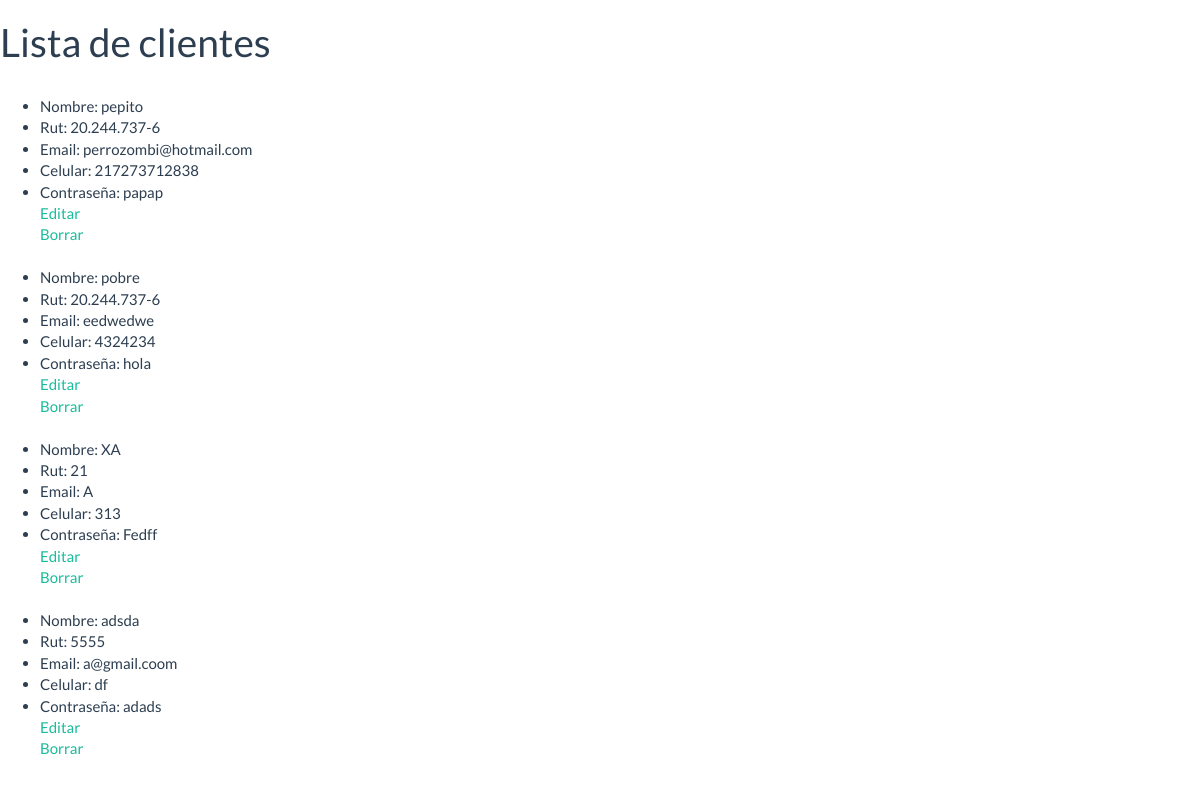
/listar_clientes, run on the app's committed database.
### app/models.py (models this page shows, shortened)
class Cliente(models.Model):
    nombre = models.CharField(max_length=30)
    rut = models.CharField(max_length=12)
    email = models.EmailField(max_length=50)
    celular = models.CharField(max_length=12)
    contraseña = models.CharField(max_length=20)
    class Meta:
        permissions = (
            ('administrador',_('Es administrador')),
            ('cliente',_('Es cliente')),
        )

### app/views.py (the view)
# urls.py: path('listar_clientes', views.listar_clientes),
def listar_clientes(request):
    clientes = Cliente.objects.all()
    return render(request,
        "app/listar_clientes.html", {'clientes': clientes})

### app/templates/app/listar_clientes.html (shortened to what this page needs)
{% load staticfiles %}
<!DOCTYPE html>
<html lang="en">
<head>
    <link rel="stylesheet" href="{% static 'css/bootstrap.min.css' %}">
    <link rel="stylesheet" href="{% static 'css/index.css' %}">
</head>
<body>
    <h1>Lista de clientes</h1>
    <ul>
        {% if clientes %}
        {% for c in clientes %}
        <br>
        <li>
            Nombre:
            {{ c.nombre}}
        </li>
        <li>
            Rut:
            {{ c.rut}}
        </li>
        <li>
            Email:
            {{ c.email}}
        </li>
        <li>
            Celular:
            {{ c.celular}}
        </li>
        <li>
            Contraseña:
            {{ c.contraseña}}
            <br>
            <a href="/editar_cliente/{{ c.id }}"> Editar</a>
            <br>
            <a href="/borrar_cliente/{{ c.id }}"
            onclick="return confirm('¿Esta seguro de borrar?');"
            > Borrar</a>
        </li>
        {% endfor %}
        {% else %}
            <p>No hay clientes</p>
        {% endif %}
    </ul>
</body>
</html>

### data on the page
Cliente: nombre "pepito", rut "20.244.737-6", email "perrozombi@hotmail.com", celular "217273712838", contraseña "papap"
Cliente: nombre "pobre", rut "20.244.737-6", email "eedwedwe", celular "4324234", contraseña "hola"
Cliente: nombre "XA", rut "21", email "A", celular "313", contraseña "Fedff"
Cliente: nombre "adsda", rut "5555", email "a@gmail.coom", celular "df", contraseña "adads"
